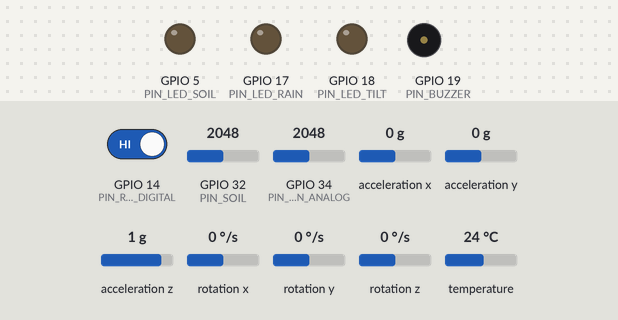
Recording of a sketch running on a simulated ESP32. Parts: output pins drawn as LEDs (lit = HIGH), buzzer (waves = sounding, pin HIGH). Inputs (shaded band) come from the test bench; at power-on: acceleration y 0 g, GPIO 32 (PIN_SOIL) = 2048, GPIO 14 (PIN_RAIN_DIGITAL) HIGH, acceleration z 1 g, GPIO 34 (PIN_RAIN_ANALOG) = 2048, acceleration x 0 g, rotation x 0 °/s, rotation y 0 °/s, rotation z 0 °/s, temperature 24 °C. WiFi joins after 1.5 s; servers stay silent unless stated; uploads are accepted with an empty reply; what the sketch prints to the serial monitor is not drawn.

Above: at 2.7 s.
2.8 s: acceleration y set to -0.2 g
13.0 s: acceleration y set to -0.5 g
At 22.5 s:
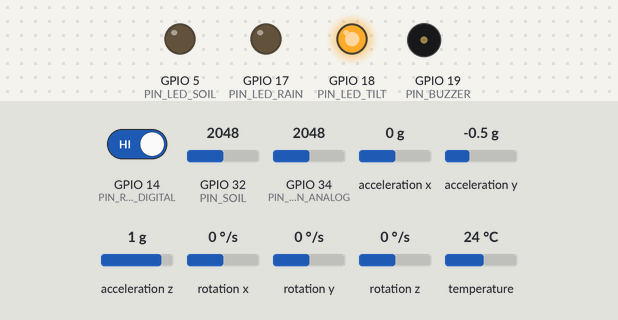
23.4 s: GPIO 32 (PIN_SOIL) set to 1942
At 33.0 s:
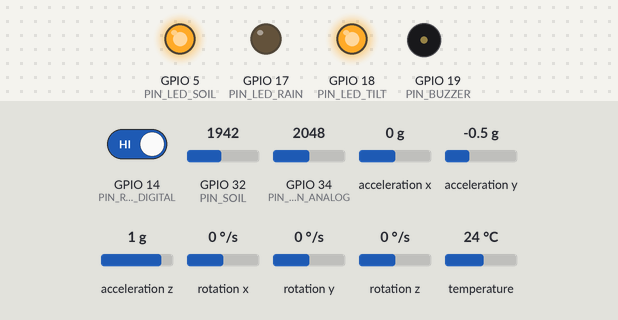
33.6 s: GPIO 14 (PIN_RAIN_DIGITAL) driven LOW
At 43.5 s:
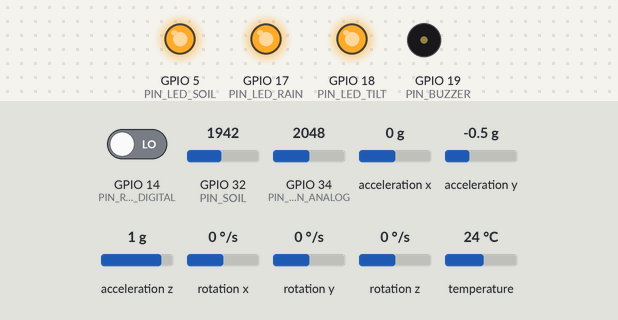
43.8 s: acceleration z set to 1.2 g
54.0 s: acceleration z set to 1.5 g
At 63.3 s:
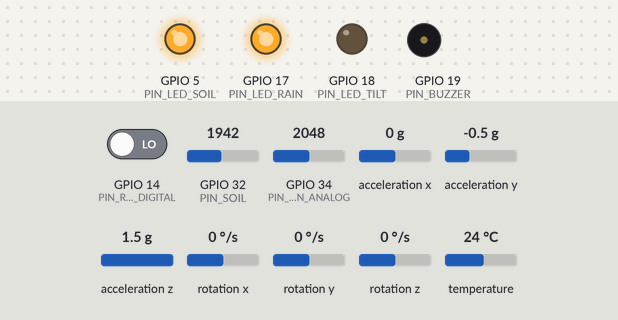
Timing chart, 0 to 64.8 s (numbered marks = the images above; inputs shaded):
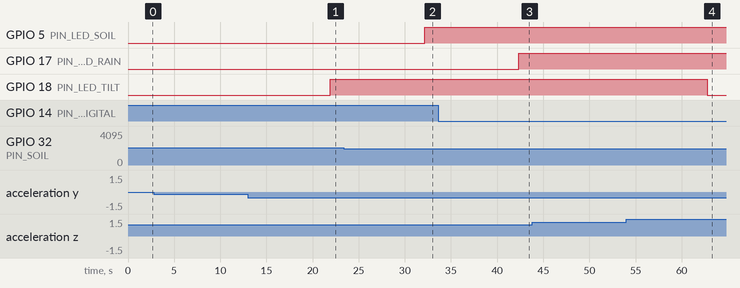

The sketch:

slope_sentry.ino
```cpp
/*
  Slope Sentry - ESP32 Firmware (Final Version)
  --------------------------------------
  Hardware:
  - ESP32 Development Board (DOIT DevKit V1)
  - Rain Sensor (Analog Pin 34 + Digital Pin 14)
  - Capacitive Soil Moisture Sensor (Analog Pin 32)
  - MPU6050 Accelerometer/Gyroscope (I2C Pins 21, 22)
  - 3x LEDs (Pins 17, 5, 18)
*/

#include <WiFi.h>
#include <HTTPClient.h>
#include <Wire.h>
#include <Adafruit_MPU6050.h>
#include <Adafruit_Sensor.h>
#include <ArduinoJson.h> // Ensure you have installed "ArduinoJson" by Benoit Blanchon

// --- CONFIGURATION ---
const char *WIFI_SSID = "your wifi name";                                         // <--- ENTER WIFI NAME
const char *WIFI_PASSWORD = "your wifi password";                                 // <--- ENTER WIFI PASSWORD
const char *SERVER_URL = "https://your-development-site.convex.site/sensor-data"; // <--- ENTER CONVEX URL
const char *DEVICE_ID = "ESP32-001";                                              // <--- CHANGE TO "ESP32-002" for the second unit
const char *LOCATION = "Site A - Armani Cameron Residence";                       // <-- Change to Site B - Armani Cameron Residence (second unit)

// --- PIN DEFINITIONS ---
const int PIN_RAIN_ANALOG = 34;  // Analog data (0-100%)
const int PIN_RAIN_DIGITAL = 14; // Digital Trigger (Wet/Dry)
const int PIN_SOIL = 32;         // Analog data
const int PIN_LED_RAIN = 17;     // Alert LED
const int PIN_LED_SOIL = 5;      // Alert LED
const int PIN_LED_TILT = 18;
const int PIN_BUZZER = 19; // Alert LED

// --- THRESHOLDS ---
const int THRESHOLD_SOIL = 2000;   // Trigger LED if value is below this
const float THRESHOLD_TILT = 20.0; // Trigger LED if angle > 20 degrees

// MPU6050 Object
Adafruit_MPU6050 mpu;
bool mpuReady = false; // Set once at boot; the only reliable "is the MPU there?" flag

void setup()
{
  Serial.begin(115200);
  while (!Serial)
    delay(10); // Wait for Serial Monitor

  // 1. Initialize LED Pins
  pinMode(PIN_LED_RAIN, OUTPUT);
  pinMode(PIN_LED_SOIL, OUTPUT);
  pinMode(PIN_LED_TILT, OUTPUT);
  pinMode(PIN_BUZZER, OUTPUT);

  // 2. Initialize Sensor Pins
  pinMode(PIN_RAIN_DIGITAL, INPUT);
  // Analog pins (34, 32) are input by default, but good practice to declare logic if needed

  // 3. Initialize MPU6050 (With Address Check)
  Serial.println("Initializing MPU6050...");
  Wire.begin(21, 22); // Force SDA, SCL

  mpuReady = mpu.begin(0x68);
  if (!mpuReady)
  {
    Serial.println("Address 0x68 failed. Trying 0x69...");
    mpuReady = mpu.begin(0x69);
    if (!mpuReady)
    {
      Serial.println("CRITICAL: MPU6050 not found!");
      // We continue so the other sensors still work
    }
  }

  if (mpuReady)
  {
    mpu.setAccelerometerRange(MPU6050_RANGE_8_G);
    mpu.setGyroRange(MPU6050_RANGE_500_DEG);
    mpu.setFilterBandwidth(MPU6050_BAND_21_HZ);
    Serial.println("MPU6050 Configured.");
  }

  // 4. Connect to WiFi
  WiFi.begin(WIFI_SSID, WIFI_PASSWORD);
  Serial.print("Connecting to WiFi");
  while (WiFi.status() != WL_CONNECTED)
  {
    delay(500);
    Serial.print(".");
  }
  Serial.println("\nWiFi Connected!");
}

void loop()
{
  // --- READ DATA ---

  // 1. Rain Sensor
  int rainRaw = analogRead(PIN_RAIN_ANALOG);
  int rainDigital = digitalRead(PIN_RAIN_DIGITAL); // Read 0 (Wet) or 1 (Dry)

  // Map 4095(Dry) -> 0(Wet) to 0-100%
  float rainValue = map(rainRaw, 4095, 0, 0, 100);
  if (rainValue < 0)
    rainValue = 0;

  // 2. Soil Moisture
  int soilRaw = analogRead(PIN_SOIL);
  float soilValue = map(soilRaw, 2000, 2600, 100, 0);
  soilValue = constrain(soilValue, 0, 100);
  if (soilValue < 0)
    soilValue = 0;

  // 3. Tilt (MPU6050)
  sensors_event_t a, g, temp;
  float tiltValue = 0.0;

  // Only try to read if MPU is connected.
  // NOTE: do not test getAccelerometerRange() here — MPU6050_RANGE_2_G is 0, so
  // that comparison is a range check, not a presence check, and it reads over I2C
  // from a chip that may not be there.
  if (mpuReady)
  {
    mpu.getEvent(&a, &g, &temp);
    // Calculate Tilt Angle (Y/Z axis method)
    tiltValue = abs(atan2(a.acceleration.y, a.acceleration.z) * 180 / PI);
  }

  // --- LED ALERT LOGIC ---

  // Rain LED (Use Digital Pin for fast response)
  if (rainDigital == LOW)
  {
    digitalWrite(PIN_LED_RAIN, HIGH);
  }
  else
  {
    digitalWrite(PIN_LED_RAIN, LOW);
  }

  // Soil LED (Threshold check)
  if (soilRaw < THRESHOLD_SOIL)
  {
    digitalWrite(PIN_LED_SOIL, HIGH);
  }
  else
  {
    digitalWrite(PIN_LED_SOIL, LOW);
  }

  // Tilt LED (Angle check)
  if (tiltValue > THRESHOLD_TILT)
  {
    digitalWrite(PIN_LED_TILT, HIGH);
  }
  else
  {
    digitalWrite(PIN_LED_TILT, LOW);
  }

  // --- SEND DATA ---

  if (WiFi.status() == WL_CONNECTED)
  {
    HTTPClient http;
    http.begin(SERVER_URL);
    http.addHeader("Content-Type", "application/json");

    // Create JSON Payload
    // keys match your Convex Database Screenshot
    StaticJsonDocument<256> doc;
    doc["location"] = LOCATION;
    doc["device_id"] = DEVICE_ID;
    doc["rain_value"] = rainValue;
    doc["soil_moisture"] = soilValue;
    doc["tilt_value"] = tiltValue;

    String requestBody;
    serializeJson(doc, requestBody);

    Serial.print("Sending: ");
    Serial.println(requestBody);

    // Send POST
    int httpResponseCode = http.POST(requestBody);

    if (httpResponseCode > 0)
    {
      String response = http.getString();
      Serial.print("Response code: ");
      Serial.println(httpResponseCode);
      Serial.print("Response: ");
      Serial.println(response);

      // Parse JSON response: expects {"riskState":"low|moderate|high"}
      StaticJsonDocument<256> respDoc;
      DeserializationError err = deserializeJson(respDoc, response);

      if (!err)
      {
        const char *riskState = respDoc["riskState"];
        if (riskState && strcmp(riskState, "High") == 0)
        {
          digitalWrite(PIN_BUZZER, HIGH);
        }
        else
        {
          digitalWrite(PIN_BUZZER, LOW);
        }
      }
      else
      {
        digitalWrite(PIN_BUZZER, LOW); // fail-safe
      }
    }
    else
    {
      Serial.print("Error on sending POST: ");
      Serial.println(httpResponseCode);
      digitalWrite(PIN_BUZZER, LOW); // fail-safe
    }
    http.end();
  }
  else
  {
    // Without this the node stays dark forever after a single dropout: loop()
    // never calls WiFi.begin() again, so the dashboard silently loses the site.
    Serial.println("WiFi Disconnected - reconnecting...");
    digitalWrite(PIN_BUZZER, LOW); // fail-safe: no fresh risk state to act on
    WiFi.disconnect();
    WiFi.begin(WIFI_SSID, WIFI_PASSWORD);
  }

  // Send every 10 seconds
  delay(10000);
}
```

Measured:
- the behaviour switches between -0.3 and -0.4 g on acceleration y (found by bisection; images 0 and 1)
- the behaviour switches between 2000 and 1999 on GPIO 32 (PIN_SOIL) (found by bisection; images 1 and 2)
- the behaviour switches between 1.3 and 1.4 g on acceleration z (found by bisection; images 3 and 4)
- after the input at 2.8 s, every drawn part: stays the same
- after the input at 13.0 s, GPIO 18 (PIN_LED_TILT): LOW → HIGH after 8.9 s
- after the input at 23.4 s, GPIO 5 (PIN_LED_SOIL): LOW → HIGH after 8.7 s
- after the input at 33.6 s, GPIO 17 (PIN_LED_RAIN): LOW → HIGH after 8.7 s
- after the input at 43.8 s, every drawn part: stays the same
- after the input at 54.0 s, GPIO 18 (PIN_LED_TILT): HIGH → LOW after 8.8 s
